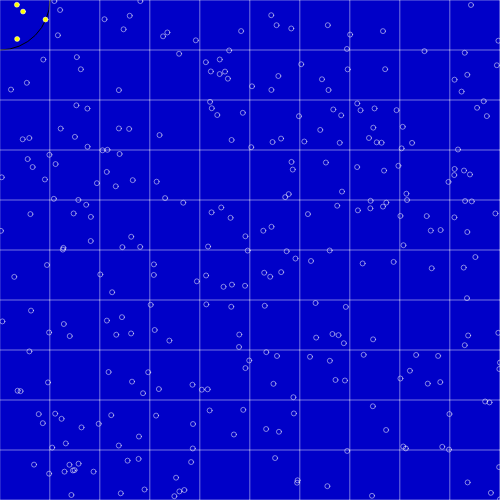
Frame 1 (no input)
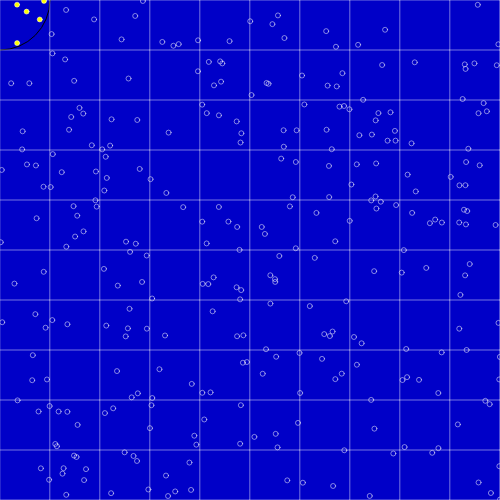
Frame 60 (no input)
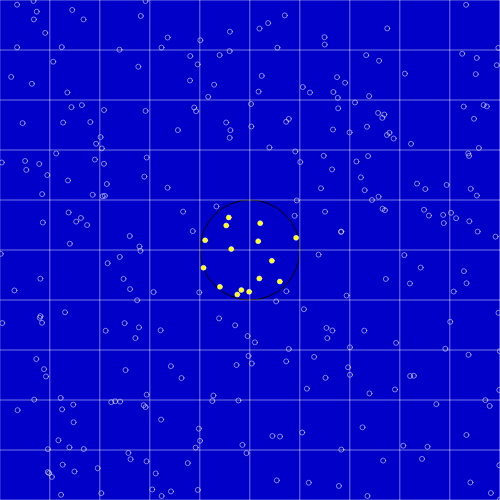
Frame 120 (the mouse pressed at the canvas centre since frame 60)

The p5.js sketch that drew these frames (run headless with seeded random() and noise() and a simulated clock; from frame 60 on, the mouse is pressed at the canvas centre):

// p5.js sketch
// ── sketch.js

// where do you want your sketch to live in the space
window.yorbConfig = {
  type: "box", // other options are "box", "sphere", and 
  position: {
    x: 0,
    y: 2,
    z: 0
  },
  rotation: {
    x: 3,
    y: 1,
    z: 0
  },
  scale: {
    x: 1,
    y: 1,
    z: 1
  }
}


let grid;
let balls = [];

function setup() {
  createCanvas(500, 500);
  rectMode(CENTER);
  for (let i = 0; i < 300; i++) {
    let b = new Ball(random(-width / 2, width / 2), random(-height / 2, height / 2));
    balls.push(b);
  }
}



function draw() {
  let range = 50;
  background(0, 0, 200);
  noFill();
  ellipse(mouseX,mouseY,range*2,range*2);
  
  for (let i = 0; i < balls.length; i++) {
    balls[i].selected = false;
    balls[i].move();
  }

  push();
  translate(width / 2, height / 2);

  grid = new Grid(range, 10);
  for (let i = 0; i < balls.length; i++) {
    let ball = balls[i];
    grid.add(ball.x, ball.y, ball);
  }

  grid.display();
  let neighbors = grid.queryAtPoint(mouseX, mouseY);
  neighbors.forEach((ball) => {
    ball.selected = true;
  })
  
  

  for (let i = 0; i < balls.length; i++) {
    balls[i].display();
  }

  pop();
}

function mouseClicked() {
  console.log(grid.queryAtPoint(mouseX, mouseY).length);
}














class Grid {
  constructor(cellSize, halfGridSize) {

    this.cellSize = cellSize;
    this.cellSizeSquared= cellSize*cellSize;
    this.halfGridSize = halfGridSize;
    this.grid = []; // our array of arrays of objects

    this.center = {
      x: 0,
      y: 0
    };

    for (let i = -this.halfGridSize; i < this.halfGridSize; i++) {
      let column = [];
      for (let j = -this.halfGridSize; j < this.halfGridSize; j++) {
        column.push([]);
      }
      this.grid.push(column);
    }
  }

  queryAtPoint(x, y, range) {
    x -= width / 2;
    y -= height / 2;

    // console.log(`Querying grid at point ${x},${y}`)
    let xIndex = this.halfGridSize + floor(x / this.cellSize);
    let yIndex = this.halfGridSize + floor(y / this.cellSize);
    // console.log(`Grid index: ${xIndex},${yIndex}`)

    let neighbors = [];
    for (let i = -1; i <= 1; i++) {
      for (let j = -1; j <= 1; j++) {
        if (this.grid[xIndex + i] && this.grid[xIndex + i][yIndex + j]) {
          neighbors = neighbors.concat(this.grid[xIndex + i][yIndex + j]);
        }
      }
    }
    
    neighbors = neighbors.filter((neighbor) => {
        let distSquared = getDistSquared(x,y,neighbor.x,neighbor.y)
        return distSquared <= this.cellSizeSquared;
    })
    return neighbors;
  }

  add(x, y, obj) {
    // console.log(`Adding object at ${x},${y}`)
    let xIndex = this.halfGridSize + floor(x / this.cellSize);
    let yIndex = this.halfGridSize + floor(y / this.cellSize);

    if (xIndex > 0 && xIndex < this.halfGridSize * 2 && yIndex >= 0 && yIndex < this.halfGridSize * 2) {
      this.grid[xIndex][yIndex].push(obj);
    } else {
      console.log('Out of bounds!');
    }
  }


  display() {
    for (let i = -this.halfGridSize; i < this.halfGridSize; i++) {
      for (let j = -this.halfGridSize; j < this.halfGridSize; j++) {
        let centerX = this.center.x + (i * this.cellSize) + this.cellSize / 2;
        let centerY = this.center.y + (j * this.cellSize) + this.cellSize / 2;

        noFill();
        stroke(255);
        strokeWeight(0.25);
        rect(centerX, centerY, this.cellSize, this.cellSize);
        fill(0);
        // ellipse(centerX, centerY, 2, 2);

      }
    }
  }
}

function getDistSquared(x1,y1,x2,y2){
  let a = x2-x1;
  let b = y2-y1;
  return a*a + b*b;
}

// Ball Class
class Ball {
  constructor(x, y) {
    this.x = x;
    this.y = y;
    this.velocityX = random(-0.2,0.2);
    this.velocityY = random(-0.2,0.2);
    this.color = color(0, 0, 0);
    this.selected = false;
  }

  display() {
    if (this.selected) {
      fill(255, 255, 0);
    } else {
      noFill();
    }

    strokeWeight(0.5);
    ellipse(this.x, this.y, 5, 5);
  }

  move() {
    this.x += this.velocityX;
    this.y += this.velocityY;
    let buffer = 20;
    if (this.x > (width / 2) - buffer || this.x < (-width / 2) + buffer) {
      this.velocityX *= -1;
    }
    if (this.y > (height / 2) - buffer || this.y < (-height / 2) + buffer) {
      this.velocityY *= -1;
    }
  }
}
